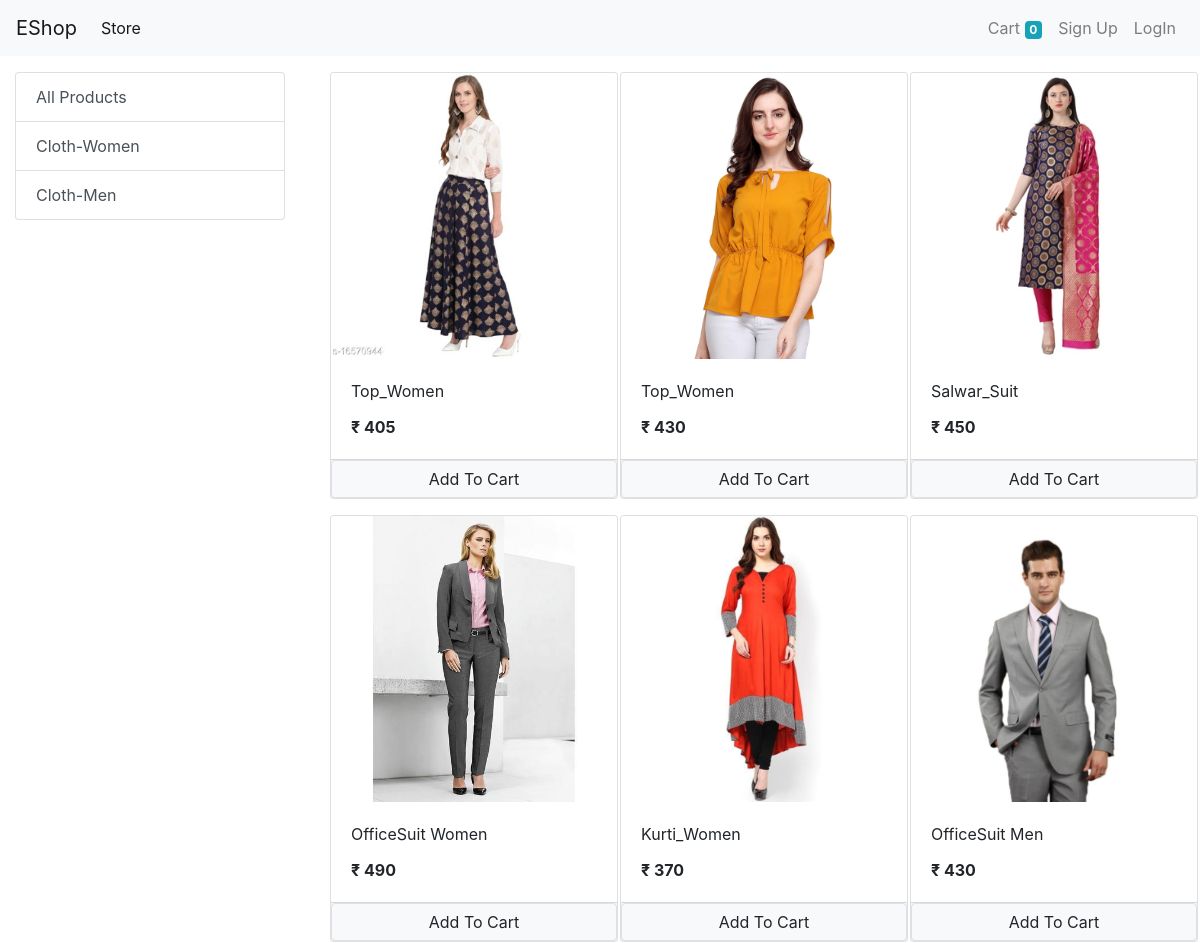
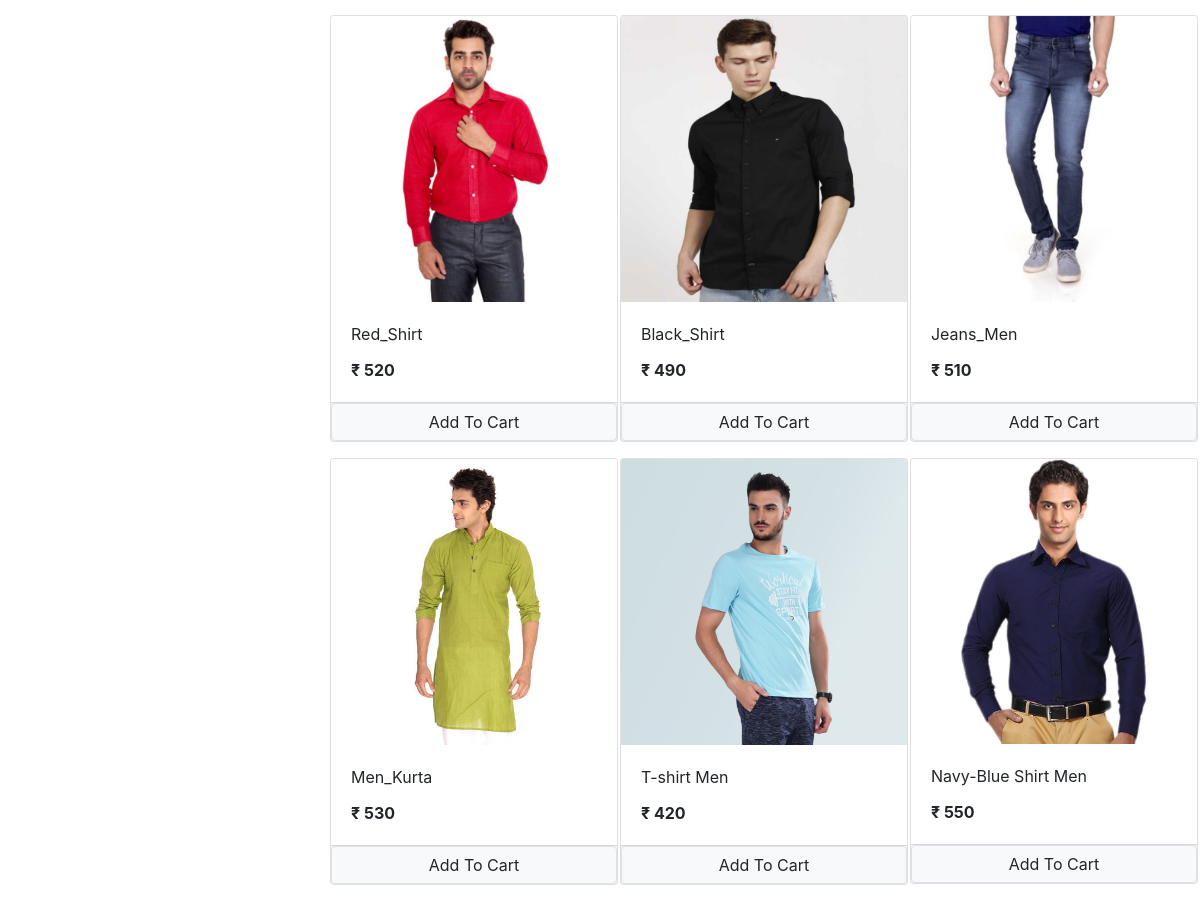
The page / on the database its author committed (2 pictures, top to bottom).
### store/models/category.py (models this page shows, shortened)
class Category(models.Model):
    name = models.CharField(max_length=20)
    @staticmethod
    def get_all_categories():
        return Category.objects.all()

### store/models/product.py (models this page shows, shortened)
class Product(models.Model):
    name=models.CharField(max_length=50)
    price=models.IntegerField(default=0)
    category=models.ForeignKey(Category, on_delete=models.CASCADE, default=1)
    desc=models.CharField(max_length=200,default='', null=True,blank=True)
    image=models.ImageField(upload_to='uploads/products/')
    @staticmethod
    def get_all_products():
        return Product.objects.all()

### store/views/home.py (the view, shortened to what this page needs)
# urls.py: path('',Index.as_view(), name='homepage'),
class Index(View):
    def get(self,request):
        cart = request.session.get('cart')
        if not cart:
            request.session['cart'] = {}
        product = None
        categoryID = request.GET.get('category')
        if categoryID:
            products = Product.get_all_products_by_categoryid(categoryID)
        else:
            products = Product.get_all_products()
        categories = Category.get_all_categories()
        data = {}
        data['products'] = products
        data['categories'] = categories
        print("you are:", request.session.get('email'))
        return render(request, 'index.html', data)

### store/templatetags/cart.py (called while the page is built)
@register.filter(name='is_in_cart')
def is_in_cart(product,cart):
    keys=cart.keys()
    for id in keys:
        if int(id) == product.id:
            return True
    return False

### store/templatetags/custom_filter.py (called while the page is built)
@register.filter(name='currency')
def currency(number):
    return "₹ " + str(number)

### store/templates/index.html (shortened to what this page needs)
{% extends 'base.html' %}
{% block content %}
{% load cart %}
{% load custom_filter %}
<div class="container-fluid mt-3">
  <div class="row">
    <div class="col-lg-3 mx-auto">
      <div class="list-group">
        <a href="/" class="list-group-item list-group-item-action">All Products</a>
        {% for category in categories %}
        <a href="/?category={{category.id}}" class="list-group-item list-group-item-action">
          {{category.name}}</a>
        {% endfor %}
      </div>
    </div>
    <div id="products" class="col-lg-9 mx-auto">
      <div class="row mx-auto">
        {% for product in products %}
        <div class="col-md-4">
          <div class="card mx-auto mb-3" id="{{product.id}}" style="width: 18rem;">
            <img class="card-img-top" src="{{product.image.url}}" alt="Card image cap">
            <div class="card-body">
              <p class="card-title">{{product.name}}</p>
              <p class="card-text"><b> {{product.price|currency}}</b></p>
            </div>
            <div class="card-footer p-0 no-gutters">
              {% if product|is_in_cart:request.session.cart %}
              <div class="row no-gutters">
                <form action="/#{{product.id}}" class="col-2" method="post">
                  {% csrf_token %}
                  <input hidden type="text" name="product" value="{{product.id}}">
                  <input hidden type="text" name="remove" value="True">
                  <input type="submit" value=" - " class="btn-block btn-secondary">
                </form>
                <div class="text-center col">{{product|cart_quantity:request.session.cart}} in cart</div>
                <form action="/#{{product.id}}" class="col-2" method="post">
                  {% csrf_token %}
                  <input hidden type="text" name="product" value="{{product.id}}">
                  <input type="submit" value=" + " class="btn-block btn-secondary rounded">
                </form>
              </div>
              {% else %}
              <form action="/#{{product.id}}" method="POST" class="btn-block">
                <input type="submit" class="float-right btn btn-light border form-control" value="Add To Cart">
              </form>
              {% endif %}
            </div>
          </div>
        </div>
        {% endfor %}
      </div>
    </div>
  </div>
</div>
{% endblock %}

### store/templates/base.html (shortened to what this page needs)
<!doctype html>
<html lang="en">
<head>
  <link rel="stylesheet" href="https://maxcdn.bootstrapcdn.com/bootstrap/4.0.0/css/bootstrap.min.css"
>
</head>
<body>
  <nav class="navbar navbar-expand-lg navbar-light bg-light">
    <a class="navbar-brand" href="/">EShop</a>
    <div class="collapse navbar-collapse" id="navbarSupportedContent">
      <ul class="navbar-nav mr-auto">
        <li class="nav-item active">
          <a class="nav-link" href="">Store <span class="sr-only">(current)</span></a>
        </li>
      </ul>
      <ul class=" navbar-nav my-2 my-lg-0">
        <li class="nav-item ">
          <a class="nav-link" href="/cart">Cart
            <span class="badge badge-info">{{request.session.cart.keys|length}}</span>
            <span class="sr-only">(current)</span></a>
        </li>
        {% if request.session.customer %}
        <li class="nav-item ">
          <a class="nav-link" href="/orders">Orders<span class="sr-only">(current)</span></a>
        </li>
        <li class="nav-item ">
          <a class="nav-link" href="/logout">Logout <span class="sr-only">(current)</span></a>
        </li>
        {% else %}
        <li class="nav-item ">
          <a class="nav-link" href="/signup">Sign Up <span class="sr-only">(current)</span></a>
        </li>
        <li class="nav-item ">
          <a class="nav-link" href="/login">LogIn <span class="sr-only">(current)</span></a>
        </li>
        {% endif %}
      </ul>
    </div>
  </nav>
  {% block content %}
  {% endblock %}
</body>
</html>

### rows shown on the page
Category: name "Cloth-Women"
Category: name "Cloth-Men"
Product: {{ product.id }} 1 (drawn), image (picture), name "Top_Women", price "₹ 405"
Product: image (picture), name "Top_Women", price "₹ 430"
Product: image (picture), name "Salwar_Suit", price "₹ 450"
Product: image (picture), name "OfficeSuit Women", price "₹ 490"
Product: image (picture), name "Kurti_Women", price "₹ 370"
Product: image (picture), name "OfficeSuit Men", price "₹ 430"
Product: image (picture), name "Red_Shirt", price "₹ 520"
Product: image (picture), name "Black_Shirt", price "₹ 490"
Product: image (picture), name "Jeans_Men", price "₹ 510"
Product: image (picture), name "Men_Kurta", price "₹ 530"
Product: image (picture), name "T-shirt Men", price "₹ 420"
Product: image (picture), name "Navy-Blue Shirt Men", price "₹ 550"

### other values the page prints
{{ request.session.cart.keys|length }} "0"
